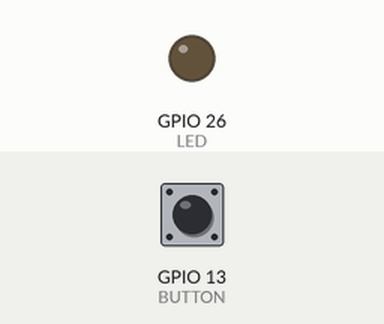
This program was run on a simulated ESP32. Parts: output pins drawn as LEDs (lit = HIGH). The test bench sets the inputs (shaded band); at power-on: GPIO 13 (BUTTON) LOW.

Above: at 1.2 s.
1.3 s: GPIO 13 (BUTTON) pulled HIGH for 0.15 s
At 1.37 s:
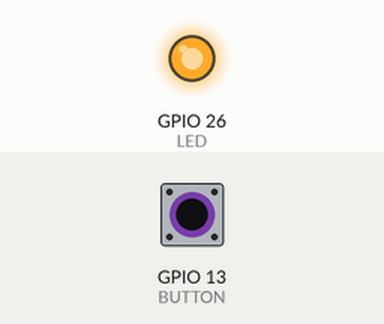
2.9 s: GPIO 13 (BUTTON) pulled HIGH for 3.2 s
At 6.8 s:
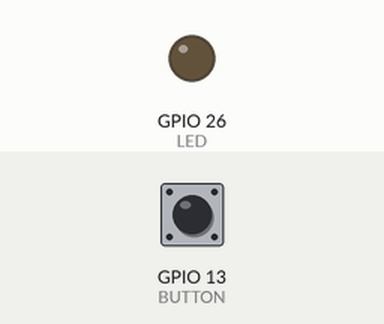
Timing chart, 0 to 8.3 s (numbered marks = the images above; inputs shaded):
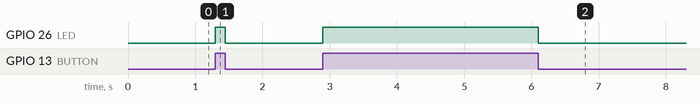

The program:

main.cpp
```cpp
/*---------------------------------------------------------------------------*\

    E ngineering | Bosch ETS: Engineering Technical School
    T echnical   | IIoT Training: Industrial Internet of Things
    S chool      | Powertrain Solutions @ Bosch Brazil

\*---------------------------------------------------------------------------*/

/*--- Includes ---*/
#include <Arduino.h>

/*--- Hardware mapping ---*/
const uint8_t BUTTON = 13;
const uint8_t LED = 26;

/*--- Variables ---*/
bool input_value = false;

/*--- Setup ---*/
void setup()
{
    // Hardware mapping
    pinMode(BUTTON, INPUT);
    pinMode(LED, OUTPUT);
}

/*--- Loop ---*/
void loop()
{
    input_value = digitalRead(BUTTON);

    digitalWrite(LED, input_value);
}
```

Measured:
- after the input at 1.3 s, GPIO 26 (LED): LOW → HIGH at once, → LOW 0.15 s later
- after the input at 2.9 s, GPIO 26 (LED): LOW → HIGH at once, → LOW 3.2 s later
